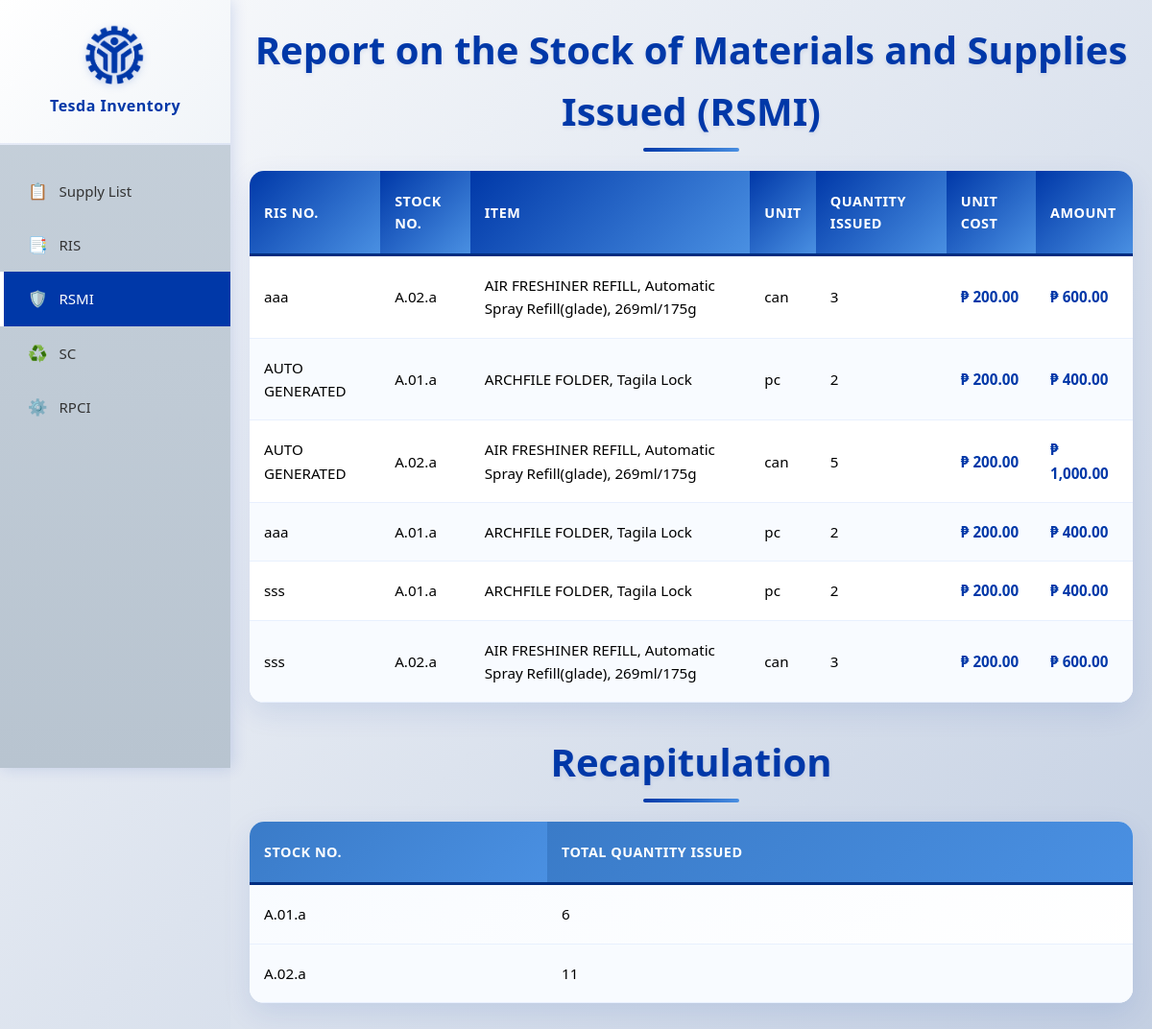
The app's page /rsmi.php, older data.
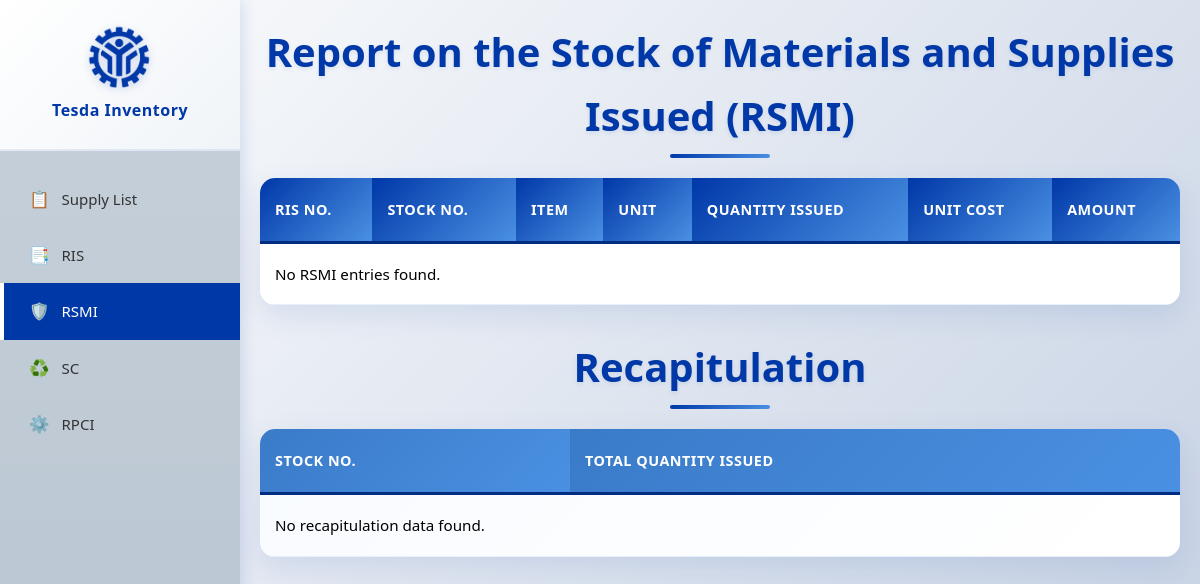
The same page, newer data.
### tables this page shows
CREATE TABLE `ris_items` (
  `item_id` int(11) NOT NULL,
  `ris_id` int(11) DEFAULT NULL,
  `stock_number` varchar(100) DEFAULT NULL,
  `stock_available` varchar(10) DEFAULT NULL,
  `issued_quantity` int(11) DEFAULT NULL,
  `remarks` text DEFAULT NULL
);

CREATE TABLE `ris` (
  `ris_id` int(11) NOT NULL,
  `entity_name` varchar(255) DEFAULT NULL,
  `fund_cluster` varchar(100) DEFAULT NULL,
  `division` varchar(100) DEFAULT NULL,
  `office` varchar(100) DEFAULT NULL,
  `responsibility_center_code` varchar(100) DEFAULT NULL,
  `ris_no` varchar(100) DEFAULT NULL,
  `date_requested` date DEFAULT NULL,
  `purpose` text DEFAULT NULL,
  `requested_by` varchar(255) DEFAULT NULL,
  `approved_by` varchar(255) DEFAULT NULL,
  `issued_by` varchar(255) DEFAULT NULL,
  `received_by` varchar(255) DEFAULT NULL,
  `created_at` timestamp NOT NULL DEFAULT current_timestamp()
);

CREATE TABLE `items` (
  `item_id` int(11) NOT NULL,
  `stock_number` varchar(50) DEFAULT NULL,
  `description` varchar(255) DEFAULT NULL,
  `unit` varchar(50) DEFAULT NULL,
  `reorder_point` int(11) DEFAULT NULL,
  `unit_cost` decimal(10,2) DEFAULT NULL,
  `quantity_on_hand` int(11) DEFAULT 0
);

### rsmi.php (the view, shortened to what this page needs)
<!DOCTYPE html>
<html lang="en">
<head>
    <link rel="stylesheet" href="css/styles.css?v=<?= time() ?>">
</head>
<body>
    <?php include 'sidebar.php'; ?>
    <div class="content">
        <h2>Report on the Stock of Materials and Supplies Issued (RSMI)</h2>
        <table>
            <thead>
                <tr>
                    <th>RIS No.</th>
                    <th>Stock No.</th>
                    <th>Item</th>
                    <th>Unit</th>
                    <th>Quantity Issued</th>
                    <th>Unit Cost</th>
                    <th>Amount</th>
                </tr>
            </thead>
            <tbody>
                <?php
                require 'config.php';
                $result = $conn->query("
                    SELECT ris.ris_no, ri.stock_number, i.description, i.unit, ri.issued_quantity, i.unit_cost,
                        (ri.issued_quantity * i.unit_cost) AS amount
                    FROM ris_items ri
                    JOIN ris ON ri.ris_id = ris.ris_id
                    JOIN items i ON ri.stock_number = i.stock_number
                    ORDER BY ris.date_requested DESC
                ");
                if ($result && $result->num_rows > 0) {
                    while ($row = $result->fetch_assoc()) {
                        echo '<tr>';
                        echo '<td>' . htmlspecialchars($row['ris_no']) . '</td>';
                        echo '<td>' . htmlspecialchars($row['stock_number']) . '</td>';
                        echo '<td>' . htmlspecialchars($row['description']) . '</td>';
                        echo '<td>' . htmlspecialchars($row['unit']) . '</td>';
                        echo '<td>' . htmlspecialchars($row['issued_quantity']) . '</td>';
                        echo '<td class="currency">₱ ' . number_format($row['unit_cost'], 2) . '</td>';
                        echo '<td class="currency">₱ ' . number_format($row['amount'], 2) . '</td>';
                        echo '</tr>';
                    }
                } else {
                    echo '<tr><td colspan="7">No RSMI entries found.</td></tr>';
                }
                ?>
            </tbody>
        </table>
        <h2>Recapitulation</h2>
        <table>
            <thead>
                <tr>
                    <th>Stock No.</th>
                    <th>Total Quantity Issued</th>
                </tr>
            </thead>
            <tbody>
                <?php
                $recap = $conn->query("
                    SELECT stock_number, SUM(issued_quantity) AS total_issued
                    FROM ris_items
                    GROUP BY stock_number
                ");
                if ($recap && $recap->num_rows > 0) {
                    while ($row = $recap->fetch_assoc()) {
                        echo '<tr>';
                        echo '<td>' . htmlspecialchars($row['stock_number']) . '</td>';
                        echo '<td>' . htmlspecialchars($row['total_issued']) . '</td>';
                        echo '</tr>';
                    }
                } else {
                    echo '<tr><td colspan="2">No recapitulation data found.</td></tr>';
                }
                ?>
            </tbody>
        </table>
    </div>
</body>
</html>

### sidebar.php (shortened to what this page needs)
<!DOCTYPE html>
<html lang="en">
<head>
    <link rel="stylesheet" href="css/styles.css?v=<?= time() ?>">
</head>
<body>
    <div class="sidebar">
        <div class="logo">
            <img src="images/tesda_logo.png">
           <h3>Tesda Inventory</h3>
        </div>
            <?php $currentPage = basename($_SERVER['PHP_SELF']); ?>
            <nav>
                <a href="inventory.php" class="<?= $currentPage == 'inventory.php' ? 'active' : '' ?>">📋 Supply List</a>
                <a href="ris.php" class="<?= in_array($currentPage, ['ris.php', 'add_ris.php', 'view_ris.php']) ? 'active' : '' ?>">📑 RIS</a>                <a href="rsmi.php" class="<?= $currentPage == 'rsmi.php' ? 'active' : '' ?>">🛡️ RSMI</a>
                <a href="SC.php" class="<?= $currentPage == 'SC.php' ? 'active' : '' ?>">♻️ SC</a>
                <a href="#" class="<?= $currentPage == '#' ? 'active' : '' ?>">⚙️ RPCI</a>
            </nav>
    </div>
</body>
</html>

Row changes from the older to the newer data that the page shows:
removed ris_items: ris.ris_no "aaa", stock_number "A.02.a", items.description "AIR FRESHINER REFILL, Automatic Spray Refill(glade), 269ml/175g", items.unit "can", issued_quantity "3", items.unit_cost "200.00", amount "600.00"
removed ris_items: ris.ris_no "AUTO GENERATED", stock_number "A.01.a", items.description "ARCHFILE FOLDER, Tagila Lock", items.unit "pc", issued_quantity "2", items.unit_cost "200.00", amount "400.00"
removed ris_items: ris.ris_no "AUTO GENERATED", stock_number "A.02.a", items.description "AIR FRESHINER REFILL, Automatic Spray Refill(glade), 269ml/175g", items.unit "can", issued_quantity "5", items.unit_cost "200.00", amount "1,000.00"
removed ris_items: ris.ris_no "aaa", stock_number "A.01.a", items.description "ARCHFILE FOLDER, Tagila Lock", items.unit "pc", issued_quantity "2", items.unit_cost "200.00", amount "400.00"
removed ris_items: ris.ris_no "sss", stock_number "A.01.a", items.description "ARCHFILE FOLDER, Tagila Lock", items.unit "pc", issued_quantity "2", items.unit_cost "200.00", amount "400.00"
removed ris_items: ris.ris_no "sss", stock_number "A.02.a", items.description "AIR FRESHINER REFILL, Automatic Spray Refill(glade), 269ml/175g", items.unit "can", issued_quantity "3", items.unit_cost "200.00", amount "600.00"
Text that changed along with them:
text now shown: "No RSMI entries found. No recapitulation data found."
list line gone: "A.01.a 6"
list line gone: "A.02.a 11"
